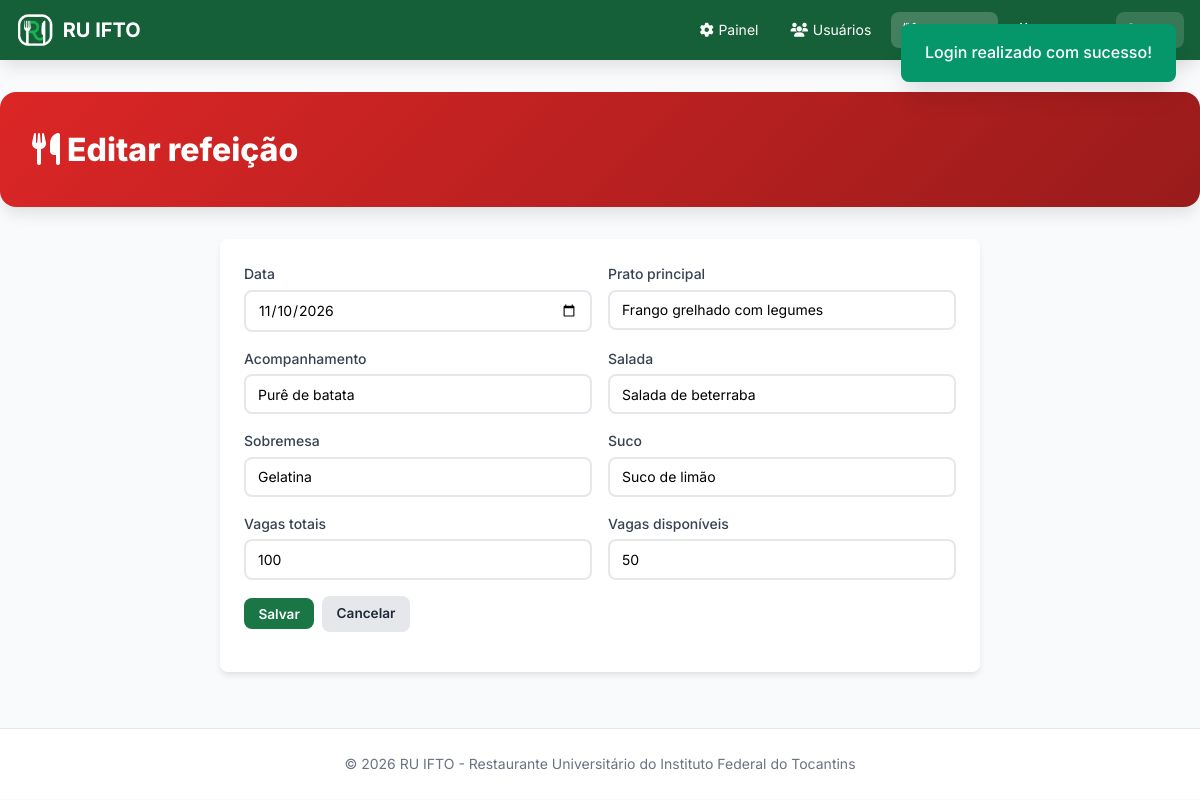
Screenshot of /admin/refeicao_form.php?id=2 (signed in) with the database file from the repository.
### tables this page shows
CREATE TABLE IF NOT EXISTS refeicoes (
    id                      INT UNSIGNED AUTO_INCREMENT PRIMARY KEY,
    tipo                    ENUM('almoco') NOT NULL DEFAULT 'almoco',
    data                    DATE         NOT NULL,
    cardapio_principal      VARCHAR(200) NOT NULL,
    cardapio_acompanhamento VARCHAR(200) NULL,
    cardapio_salada         VARCHAR(200) NULL,
    cardapio_sobremesa      VARCHAR(200) NULL,
    cardapio_suco           VARCHAR(200) NULL,
    vagas_totais            INT UNSIGNED NOT NULL DEFAULT 100,
    vagas_disponiveis       INT UNSIGNED NOT NULL DEFAULT 100,
    status                  ENUM('disponivel','lotado') NOT NULL DEFAULT 'disponivel',
    UNIQUE KEY uk_refeicao_dia (tipo, data),
    CONSTRAINT chk_vagas CHECK (vagas_disponiveis <= vagas_totais)
);

### config/config.php (called while the page is built, shortened)
<?php
spl_autoload_register(function (string $classe) {
    $arquivo = ROOT_PATH . '/src/' . $classe . '.php';
});
require_once ROOT_PATH . '/src/helpers.php';

### src/Database.php (called while the page is built, shortened)
<?php
class Database
{
    private static ?PDO $instancia = null;
    public static function conectar(): PDO
    {
        if (self::$instancia === null) {
            $dsn = sprintf('mysql:host=%s;port=%s;dbname=%s;charset=utf8mb4', DB_HOST, DB_PORT, DB_NAME);
            try {
                self::$instancia = new PDO($dsn, DB_USER, DB_PASS, [
                    PDO::ATTR_ERRMODE            => PDO::ERRMODE_EXCEPTION,
                    PDO::ATTR_DEFAULT_FETCH_MODE => PDO::FETCH_ASSOC,
                    PDO::ATTR_EMULATE_PREPARES   => false,
                ]);
            } catch (PDOException $e) {
                http_response_code(500);
                exit('Erro ao conectar ao banco de dados. Verifique config/config.php e se o script database/ruifto.sql foi importado.');
            }
        }
        return self::$instancia;
    }
}

### src/Model.php (called while the page is built, shortened)
<?php
abstract class Model
{
    protected static string $tabela;
    protected static function db(): PDO
    {
        return Database::conectar();
    }
    public static function fromRow(array $linha): static
    {
        $obj = new static();
        foreach ($linha as $campo => $valor) {
            if (property_exists($obj, $campo)) {
                $obj->$campo = $valor;
            }
        }
        $obj->id = (int) $linha['id'];
        return $obj;
    }
    public static function buscar(int $id): ?static
    {
        $st = static::db()->prepare('SELECT * FROM ' . static::$tabela . ' WHERE id = :id');
        $st->execute([':id' => $id]);
        $linha = $st->fetch();
        return $linha ? static::fromRow($linha) : null;
    }
}

### src/helpers.php (called while the page is built, shortened)
<?php
function e(?string $texto): string
{
    return htmlspecialchars((string) $texto, ENT_QUOTES, 'UTF-8');
}
function url(string $caminho = ''): string
{
    return BASE_URL . '/' . ltrim($caminho, '/');
}

### admin/refeicao_form.php (the view, shortened to what this page needs)
<?php
require_once dirname(__DIR__) . '/config/config.php';
$id = (int) ($_GET['id'] ?? $_POST['id'] ?? 0);
$r = $id ? Refeicao::buscar($id) : new Refeicao();
$edicao = $r->id !== null;
$titulo = $edicao ? 'Editar refeição' : 'Nova refeição';
require dirname(__DIR__) . '/includes/header.php';
?>
<div class="dashboard-header" style="background:linear-gradient(135deg,#dc2626,#991b1b);"><h1><i class="fas fa-utensils"></i> <?= e($titulo) ?></h1></div>
<div class="form-card">
    <form method="post">
        <div class="form-grid">
            <div class="form-group"><label>Data</label><input class="no-icon" type="date" name="data" value="<?= e($r->data) ?>" required></div>
            <div class="form-group"><label>Prato principal</label><input class="no-icon" type="text" name="cardapio_principal" value="<?= e($r->cardapio_principal) ?>" required></div>
            <div class="form-group"><label>Acompanhamento</label><input class="no-icon" type="text" name="cardapio_acompanhamento" value="<?= e($r->cardapio_acompanhamento) ?>"></div>
            <div class="form-group"><label>Salada</label><input class="no-icon" type="text" name="cardapio_salada" value="<?= e($r->cardapio_salada) ?>"></div>
            <div class="form-group"><label>Sobremesa</label><input class="no-icon" type="text" name="cardapio_sobremesa" value="<?= e($r->cardapio_sobremesa) ?>"></div>
            <div class="form-group"><label>Suco</label><input class="no-icon" type="text" name="cardapio_suco" value="<?= e($r->cardapio_suco) ?>"></div>
            <div class="form-group"><label>Vagas totais</label><input class="no-icon" type="number" min="1" name="vagas_totais" value="<?= (int) $r->vagas_totais ?>" required></div>
            <?php if ($edicao): ?>
            <div class="form-group"><label>Vagas disponíveis</label><input class="no-icon" type="number" min="0" name="vagas_disponiveis" value="<?= (int) $r->vagas_disponiveis ?>" required></div>
            <?php endif; ?>
        </div>
        <div class="page-actions" style="justify-content:flex-start;">
            <button class="btn btn-verde" type="submit">Salvar</button>
            <a class="btn btn-cinza" href="<?= url('admin/refeicoes.php') ?>">Cancelar</a>
        </div>
    </form>
</div>
<?php require dirname(__DIR__) . '/includes/footer.php';

### assets/css/style.css (style rules this page uses)
* { margin: 0; padding: 0; box-sizing: border-box; }
:root { --primary-50: #eaf6ee; --primary-100: #cdead7; --primary-200: #a3d9b6; --primary-300: #71c390; --primary-400: #45ab72; --primary-500: #268f57; --primary-600: #1a7745; --primary-700: #156038; --primary-800: #114a2c; --primary-900: #0c3520; --gray-50: #f9fafb; --gray-100: #f3f4f6; --gray-200: #e5e7eb; --gray-300: #d1d5db; --gray-400: #9ca3af; --gray-500: #6b7280; --gray-600: #4b5563; --gray-700: #374151; --gray-800: #1f2937; --gray-900: #111827; --green-100: #d1fae5; --green-600: #059669; --green-800: #065f46; --red-100: #fee2e2; --red-600: #dc2626; --red-800: #991b1b; --yellow-100: #fef3c7; --yellow-600: #d97706; --shadow-sm: 0 1px 2px 0 rgb(0 0 0 / 0.05); --shadow-md: 0 4px 6px -1px rgb(0 0 0 / 0.1); --shadow-lg: 0 10px 15px -3px rgb(0 0 0 / 0.1); --shadow-xl: 0 20px 25px -5px rgb(0 0 0 / 0.1); --radius: 0.5rem; --radius-lg: 1rem; }
body { font-family: 'Inter', -apple-system, BlinkMacSystemFont, sans-serif; background: var(--gray-50); color: var(--gray-900); line-height: 1.6; min-height: 100vh; }
.form-group { margin-bottom: 1rem; }
.form-group label { display: block; font-weight: 500; font-size: 0.875rem; color: var(--gray-700); margin-bottom: 0.25rem; }
.form-group input, .form-group select { width: 100%; padding: 0.6rem 0.75rem 0.6rem 2.5rem; border: 2px solid var(--gray-200); border-radius: var(--radius); font-size: 0.875rem; transition: all 0.3s; font-family: inherit; background: white; }
.dashboard-header { background: linear-gradient(135deg, var(--primary-600), var(--primary-800)); color: white; padding: 2rem; border-radius: var(--radius-lg); margin-bottom: 2rem; box-shadow: var(--shadow-lg); }
.dashboard-header h1 { font-size: 2rem; font-weight: 800; }

### assets/css/extra.css (style rules this page uses)
.form-card { background:#fff; border-radius:var(--radius); padding:1.5rem; box-shadow:var(--shadow-md); max-width:760px; margin:0 auto 1.5rem; }
.form-grid { display:grid; grid-template-columns:repeat(2,1fr); gap:0 1rem; }
.form-group .no-icon { padding-left:.75rem; }
.page-actions { display:flex; gap:.5rem; flex-wrap:wrap; align-items:center; justify-content:space-between; margin-bottom:1rem; }
.btn { display:inline-block; padding:.45rem .9rem; border-radius:var(--radius); border:none; font-size:.85rem; font-weight:600; cursor:pointer; text-decoration:none; font-family:inherit; }
.btn-verde { background:var(--primary-600); color:#fff; }
.btn-cinza { background:var(--gray-200); color:var(--gray-800); }

### rows the page displays
refeicoes: id "Editar refeição", data "11/10/2026", cardapio_principal "Frango grelhado com legumes", cardapio_acompanhamento "Purê de batata", cardapio_salada "Salada de beterraba", cardapio_sobremesa "Gelatina", cardapio_suco "Suco de limão", vagas_totais "100", vagas_disponiveis "50"
